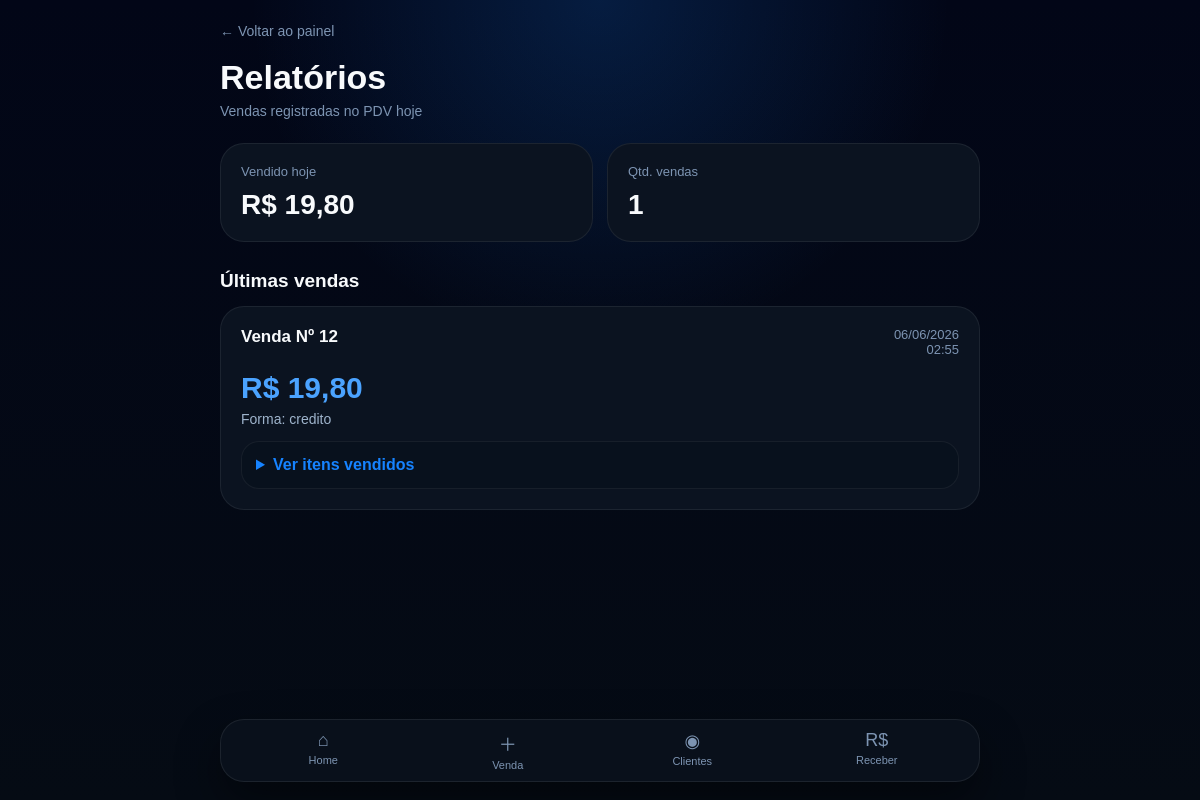
Page /relatorios on the earlier database version.
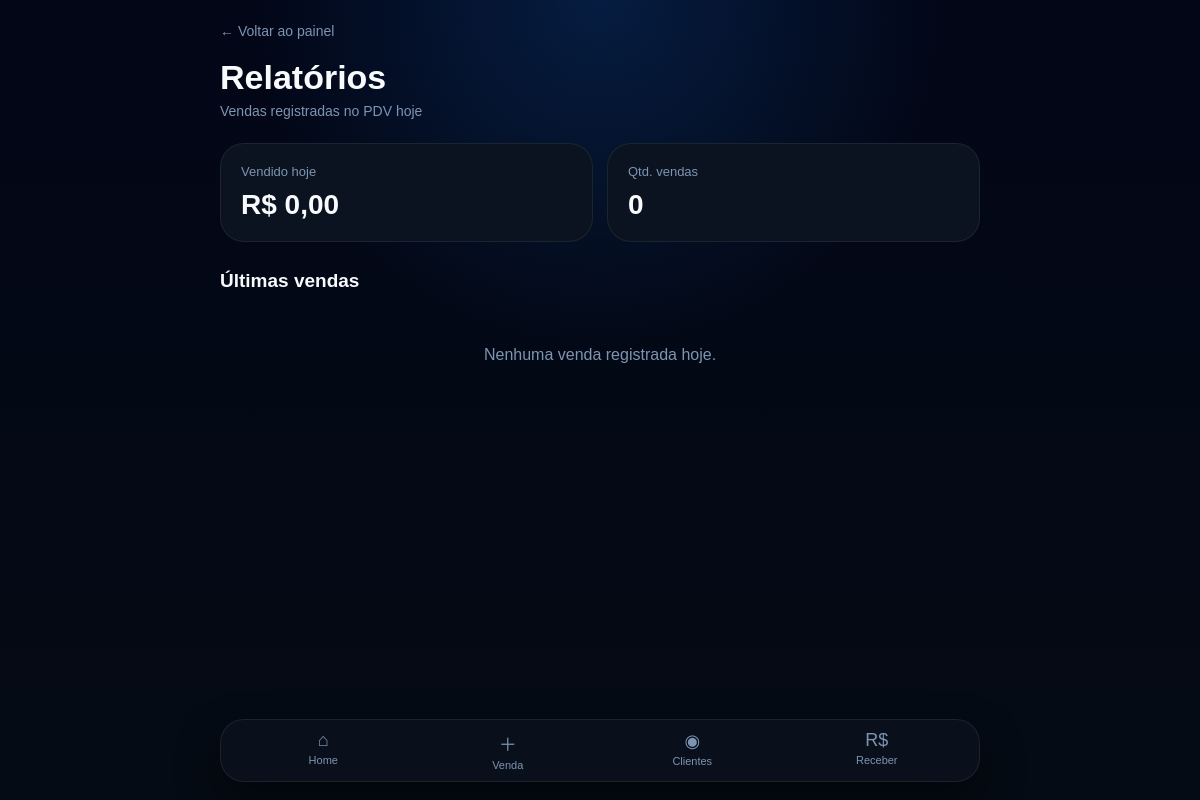
Same page on the later database version.
### tables this page shows
CREATE TABLE vendas (
    id INTEGER PRIMARY KEY AUTOINCREMENT,
    data_hora TEXT,
    valor_total REAL,
    forma_pagamento TEXT
);

### backend/app.py (the view)
@app.get("/relatorios")
def pagina_relatorios(request: Request):
    from datetime import datetime, timedelta
    hoje = (datetime.utcnow() - timedelta(hours=3)).strftime("%Y-%m-%d")
    conexao = sqlite3.connect(BANCO)
    cursor = conexao.cursor()
    cursor.execute("""
        SELECT id, data_hora, valor_total, forma_pagamento
        FROM vendas
        WHERE date(data_hora) = ?
        ORDER BY data_hora DESC
    """, (hoje,))
    vendas = cursor.fetchall()
    vendas_com_itens = []
    for venda in vendas:
        venda_id = venda[0]
        cursor.execute("""
            SELECT descricao, quantidade, preco_unitario, subtotal
            FROM itens_venda
            WHERE venda_id = ?
        """, (venda_id,))
        itens = cursor.fetchall()
        vendas_com_itens.append({
            "venda": venda,
            "itens": itens
        })
    cursor.execute("""
        SELECT SUM(valor_total)
        FROM vendas
        WHERE date(data_hora) = ?
    """, (hoje,))
    total_vendido = cursor.fetchone()[0] or 0
    cursor.execute("""
        SELECT COUNT(*)
        FROM vendas
        WHERE date(data_hora) = ?
    """, (hoje,))
    quantidade_vendas = cursor.fetchone()[0] or 0
    conexao.close()
    return templates.TemplateResponse(
        request,
        "relatorios.html",
        {
            "vendas": vendas_com_itens,
            "total_vendido": total_vendido,
            "quantidade_vendas": quantidade_vendas,
            "hoje": hoje
        }
    )

### backend/templates/relatorios.html (shortened to what this page needs)
<!DOCTYPE html>
<html lang="pt-BR">
<head>
</head>
<body>
<div class="container">
    <a class="voltar-topo" href="/">
        ← Voltar ao painel
    </a>
    <h1>Relatórios</h1>
    <div class="subtitulo">
        Vendas registradas no PDV hoje
    </div>
    <section class="resumo">
        <div class="card-resumo">
            <div class="label">Vendido hoje</div>
            <div class="valor">
                R$ {{ "%.2f"|format(total_vendido or 0)|replace(".", ",") }}
            </div>
        </div>
        <div class="card-resumo">
            <div class="label">Qtd. vendas</div>
            <div class="valor">
                {{ quantidade_vendas }}
            </div>
        </div>
    </section>
    <div class="section-title">
        Últimas vendas
    </div>
    {% if vendas %}
        {% for registro in vendas %}
            {% set venda = registro.venda %}
            <div class="venda">
                <div class="venda-topo">
                    <div class="venda-numero">
                        Venda Nº {{ venda[0] }}
                    </div>
                    <div class="data">
                        {{ venda[1][8:10] }}/{{ venda[1][5:7] }}/{{ venda[1][0:4] }}
                        <br>
                        {{ venda[1][11:16] }}
                    </div>
                </div>
                <div class="total">
                    R$ {{ "%.2f"|format(venda[2] or 0)|replace(".", ",") }}
                </div>
                <div class="forma">
                    Forma: {{ venda[3] or "Não informado" }}
                </div>
                <details>
                    <summary>Ver itens vendidos</summary>
                </details>
            </div>
        {% endfor %}
    {% else %}
        <div class="empty">
            Nenhuma venda registrada hoje.
        </div>
    {% endif %}
</div>
<nav class="bottom-nav">
    <a class="nav-item" href="/">
        <span class="nav-icon">⌂</span>
        Home
    </a>
    <a class="nav-item" href="/nova-venda">
        <span class="nav-icon">＋</span>
        Venda
    </a>
    <a class="nav-item" href="/clientes">
        <span class="nav-icon">◉</span>
        Clientes
    </a>
    <a class="nav-item" href="/receber-pagamento">
        <span class="nav-icon">R$</span>
        Receber
    </a>
</nav>
</body>
</html>

### backend/templates/relatorios.html (style rules this page uses)
* { margin:0; padding:0; box-sizing:border-box; font-family:Arial, Helvetica, sans-serif; }
body { min-height:100vh; background: radial-gradient(circle at top, rgba(22,131,255,.18), transparent 35%), linear-gradient(180deg,#020617 0%,#050b14 100%); color:#f8fafc; padding:22px; }
.container { max-width:760px; margin:auto; padding-bottom:100px; }
.voltar-topo { color:#7d94b2; text-decoration:none; font-size:14px; }
h1 { margin-top:18px; font-size:34px; font-weight:900; }
.subtitulo { margin-top:6px; color:#7d94b2; font-size:14px; }
.resumo { display:grid; grid-template-columns:1fr 1fr; gap:14px; margin-top:24px; }
.card-resumo { background:#0b1320; border:1px solid rgba(255,255,255,.07); border-radius:24px; padding:20px; }
.label { color:#7d94b2; font-size:13px; }
.valor { margin-top:10px; font-size:28px; font-weight:900; }
.section-title { margin:28px 0 14px; font-size:19px; font-weight:900; }
.empty { text-align:center; color:#7d94b2; padding:40px 0; }
.bottom-nav { position:fixed; left:50%; bottom:18px; transform:translateX(-50%); width:calc(100% - 36px); max-width:760px; background:rgba(10,17,28,.94); backdrop-filter:blur(16px); border:1px solid rgba(255,255,255,.08); border-radius:24px; display:grid; grid-template-columns:repeat(4,1fr); padding:10px; box-shadow:0 20px 45px rgba(0,0,0,.45); }
.nav-item { text-decoration:none; color:#7d94b2; text-align:center; font-size:11px; }
.nav-icon { display:block; font-size:18px; margin-bottom:3px; }

Differences in the rows shown:
removed vendas: id "12", data_hora "06", data_hora "06", data_hora "2026", data_hora "02:55", valor_total "19,80", forma_pagamento "credito"
Other differences:
{{ "%.2f"|format(total_vendido or 0)|replace(".", ",") }}: "19,80" → "0,00"
{{ quantidade_vendas }}: "1" → "0"
text now shown: "Nenhuma venda registrada hoje."
list line gone: "Venda Nº / / R$ Forma: Ver itens vendidos"
